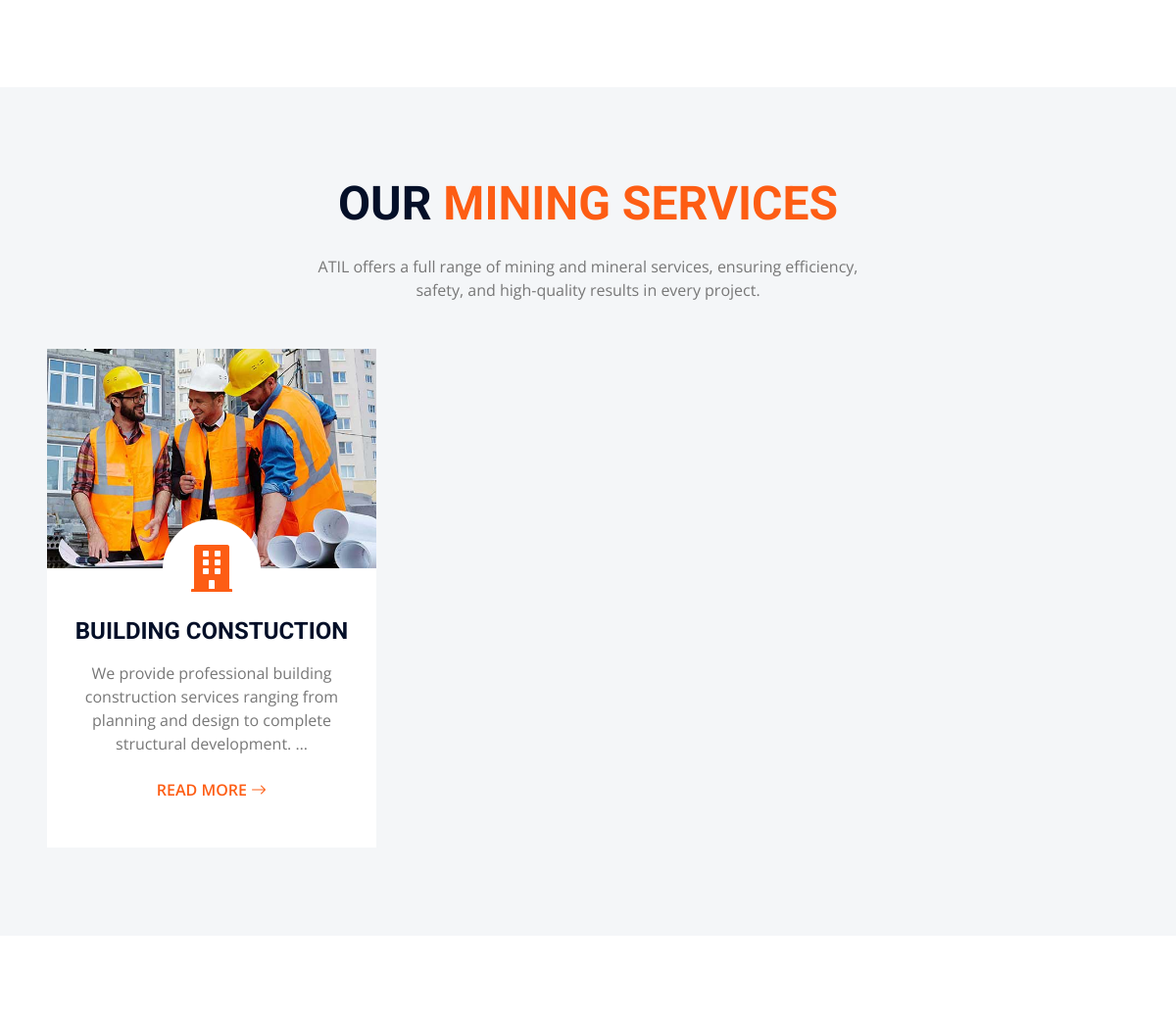
The app's page / (middle part), older data.
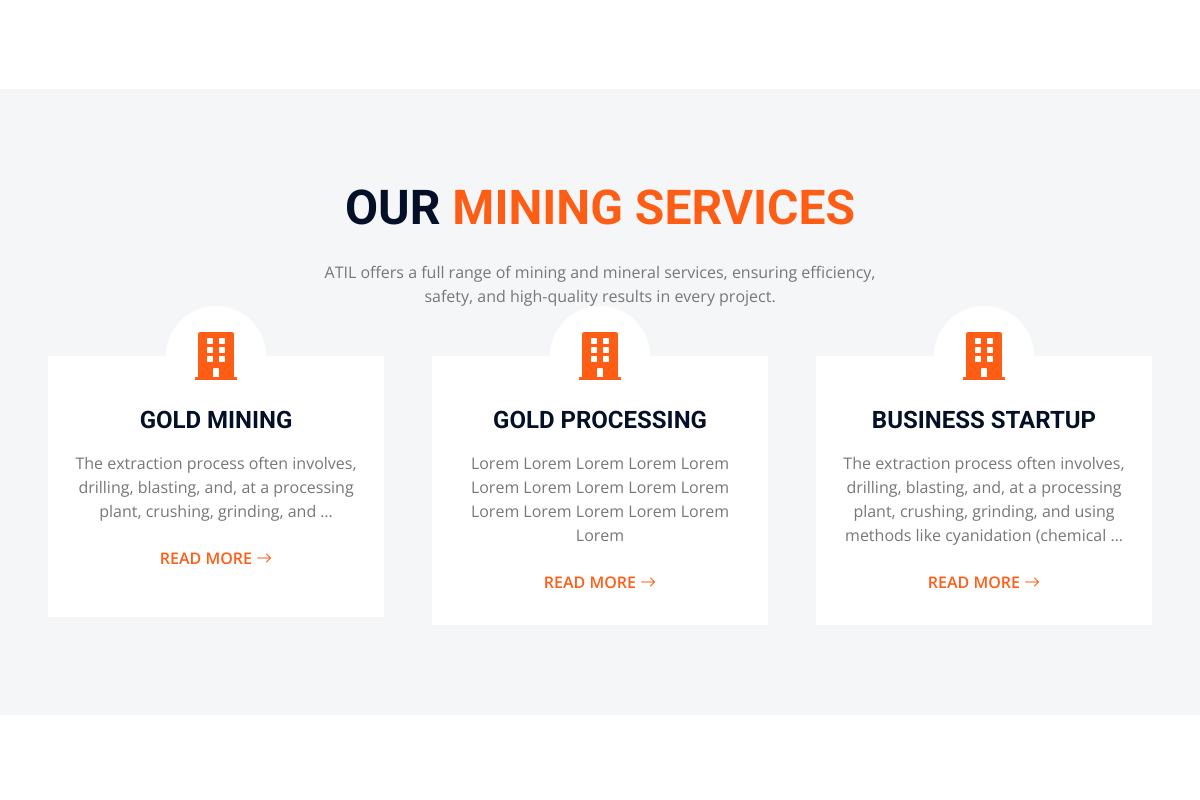
The same page, newer data.
### gold_app/models.py (models this page shows, shortened)
class Service(models.Model):
    title = models.CharField(max_length=200)
    description = HTMLField()
    image = models.ImageField(upload_to="services/")
    icon = models.CharField(max_length=100, blank=True, null=True)
    created_at = models.DateTimeField(auto_now_add=True)
    modified_at = models.DateTimeField(auto_now=True)

### gold_app/views.py (the view)
# urls.py: path('', views.index, name='index'),
def index(request):
    services = Service.objects.all()[:3]
    context = {
        'services':services,
    }
    return render(request, "index.html", context)

### template/index.html (shortened to what this page needs)
{% extends 'base.html' %}
{% load static %}
{% block content %}
    <div class="container-fluid py-6 px-5">
    </div>
<div class="container-fluid bg-light py-6 px-5">
    <div class="text-center mx-auto mb-5" style="max-width: 600px;">
        <h1 class="display-5 text-uppercase mb-4">
            Our <span class="text-primary">Mining Services</span>
        </h1>
        <p>ATIL offers a full range of mining and mineral services, ensuring efficiency, safety, and high-quality results in every project.</p>
    </div>
        <div class="row g-5">
            {% for service in services %}
            <div class="col-lg-4 col-md-6">
                <div class="service-item bg-white d-flex flex-column align-items-center text-center">
                    <img class="img-fluid" src="{{ service.image.url }}" alt="">
                    <div class="service-icon bg-white">
                        <i class="{{ service.icon }} text-primary"></i>
                    </div>
                    <div class="px-4 pb-4">
                        <h4 class="text-uppercase mb-3">
                            {{ service.title }}
                        </h4>
                        <p>
                            {{ service.description|truncatewords:20|safe }}
                        </p>
                        <a class="btn text-primary" href="">
                            Read More <i class="bi bi-arrow-right"></i>
                        </a>
                    </div>
                </div>
            </div>
            {% endfor %}
        </div>
</div>
    <div class="container-fluid py-6 px-5">
        <div class="row g-5">
        </div>
    </div>
    {% endblock %}

Row changes from the older to the newer data that the page shows:
changed Service: title "BUILDING CONSTUCTION" → "GOLD MINING"; description "We provide professional building construction services ranging from planning and design to complete structural development. …" → "The extraction process often involves, drilling, blasting, and, at a processing plant, crushing, grinding, and …"; image: picture removed
added Service: title "GOLD PROCESSING", description "Lorem Lorem Lorem Lorem Lorem Lorem Lorem Lorem Lorem Lorem Lorem Lorem Lorem Lorem Lorem Lorem"
added Service: title "BUSINESS STARTUP", description "The extraction process often involves, drilling, blasting, and, at a processing plant, crushing, grinding, and using methods like cyanidation (chemical …"
